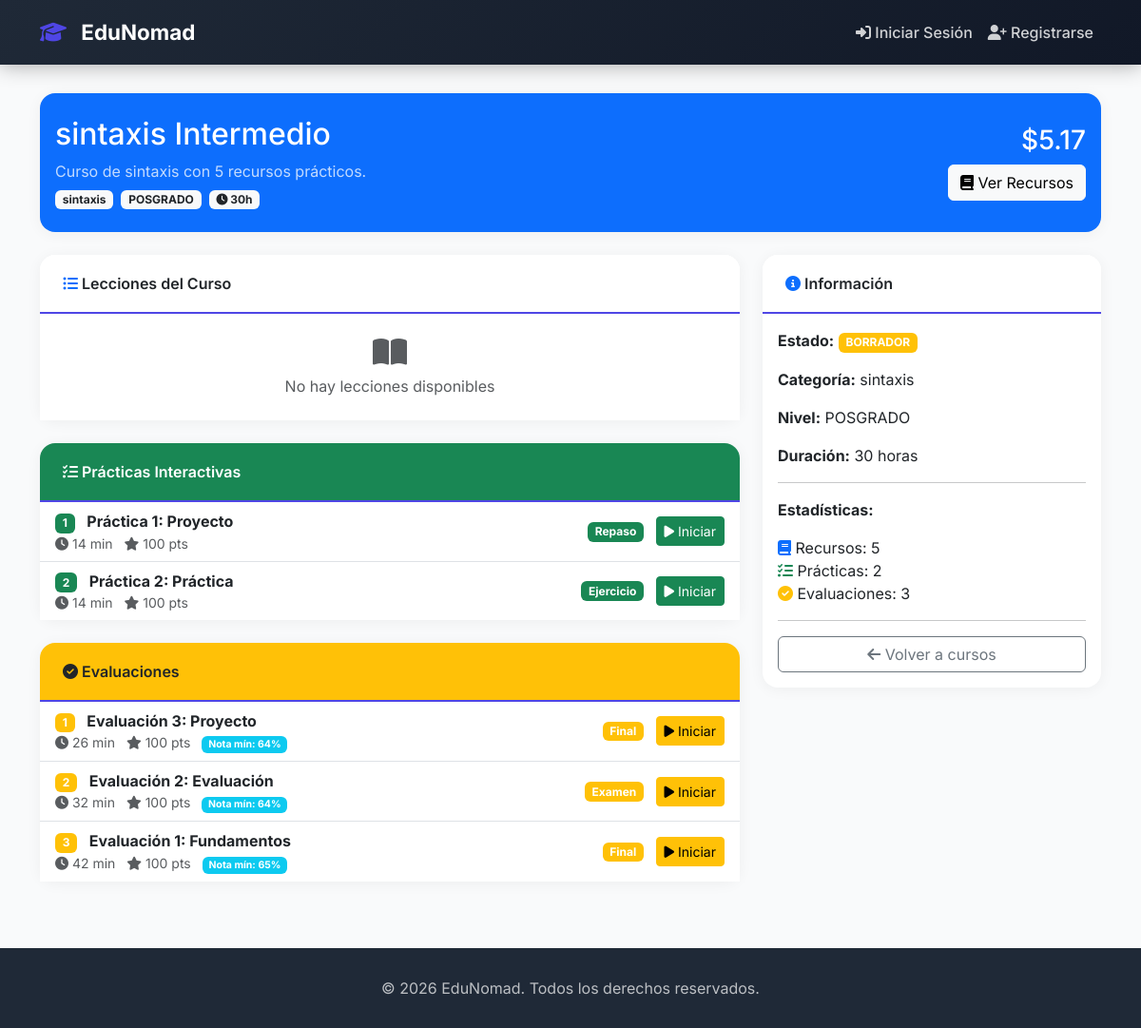
/cursos/35/, run on the app's committed database.
### apps/core/models.py (models this page shows, shortened)
class Curso(models.Model):
    NIVELES = [
        ('PRIMARIA', 'Primaria'),
        ('SECUNDARIA', 'Secundaria'),
        ('BACHILLERATO', 'Bachillerato'),
        ('UNIVERSITARIO', 'Universitario'),
        ('POSGRADO', 'Posgrado'),
        ('LIBRE', 'Libre'),
    ]
    ESTADOS = [
        ('BORRADOR', 'Borrador'),
        ('PUBLICADO', 'Publicado'),
        ('ARCHIVADO', 'Archivado'),
    ]
    titulo = models.CharField(max_length=200)
    slug = models.SlugField(max_length=200, unique=True, blank=True)
    descripcion = models.TextField()
    categoria = models.CharField(max_length=100, db_index=True)
    nivel = models.CharField(max_length=20, choices=NIVELES, default='LIBRE')
    estado = models.CharField(max_length=20, choices=ESTADOS, default='BORRADOR')
    duracion_horas = models.IntegerField(default=10)
    recursos = models.ManyToManyField(RecursoEducativo, related_name='cursos', blank=True)
    fecha_creacion = models.DateTimeField(auto_now_add=True)
    fecha_actualizacion = models.DateTimeField(auto_now=True)
    imagen_url = models.URLField(blank=True, null=True)
    palabras_clave = models.CharField(max_length=500, blank=True)
    precio = models.DecimalField(max_digits=10, decimal_places=2, default=0.00)
    class Meta:
        ordering = ['-fecha_creacion']
        indexes = [
            models.Index(fields=['categoria']),
            models.Index(fields=['nivel']),
            models.Index(fields=['estado']),
        ]

class Practica(models.Model):
    TIPOS = [
        ('EJERCICIO', 'Ejercicio'),
        ('QUIZ', 'Quiz'),
        ('DIAGNOSTICO', 'Diagnóstico'),
        ('REPASO', 'Repaso'),
    ]
    leccion = models.ForeignKey('language_practice.Lesson', on_delete=models.CASCADE,
                                related_name='practicas', null=True, blank=True)
    curso = models.ForeignKey('Curso', on_delete=models.CASCADE, related_name='practicas')
    titulo = models.CharField(max_length=200)
    descripcion = models.TextField(blank=True, null=True)
    tipo = models.CharField(max_length=20, choices=TIPOS, default='EJERCICIO')
    preguntas = models.JSONField(default=list, blank=True)
    puntaje_maximo = models.IntegerField(default=100)
    duracion_minutos = models.IntegerField(default=15)
    orden = models.IntegerField(default=0)
    is_active = models.BooleanField(default=True)
    fecha_creacion = models.DateTimeField(auto_now_add=True)
    class Meta:
        ordering = ['orden', 'fecha_creacion']

class Evaluacion(models.Model):
    TIPOS = [
        ('EXAMEN', 'Examen'),
        ('PRACTICA', 'Práctica'),
        ('PROYECTO', 'Proyecto'),
        ('FINAL', 'Final'),
    ]
    leccion = models.ForeignKey('language_practice.Lesson', on_delete=models.CASCADE,
                                related_name='evaluaciones', null=True, blank=True)
    curso = models.ForeignKey('Curso', on_delete=models.CASCADE, related_name='evaluaciones')
    titulo = models.CharField(max_length=200)
    descripcion = models.TextField(blank=True, null=True)
    tipo = models.CharField(max_length=20, choices=TIPOS, default='EXAMEN')
    preguntas = models.JSONField(default=list, blank=True)
    puntaje_maximo = models.IntegerField(default=100)
    duracion_minutos = models.IntegerField(default=30)
    nota_minima = models.IntegerField(default=60)
    fecha_publicacion = models.DateTimeField(auto_now_add=True)
    fecha_limite = models.DateTimeField(null=True, blank=True)
    is_active = models.BooleanField(default=True)
    class Meta:
        ordering = ['-fecha_publicacion']

### apps/core/views.py (the view)
# urls.py: path('cursos/<int:curso_id>/', detalle_curso, name='detalle_curso'),
def detalle_curso(request, curso_id):
    curso = get_object_or_404(Curso, id=curso_id)
    recursos = curso.recursos.all()
    try:
        from apps.language_practice.models import Course, Lesson
        course_lp = Course.objects.filter(title=curso.titulo).first()
        lecciones = Lesson.objects.filter(course=course_lp).order_by('order') if course_lp else []
    except:
        lecciones = []
    context = {
        'curso': curso,
        'recursos': recursos,
        'lecciones': lecciones,
        'total_recursos': recursos.count(),
        'total_lecciones': len(lecciones),
    }
    return render(request, 'lms/cursos/detalle.html', context)

### templates/lms/cursos/detalle.html (shortened to what this page needs)
{% extends "base.html" %}
{% block content %}
<div class="animate-fade-in">
    <div class="card bg-primary text-white mb-4">
        <div class="card-body py-4">
            <div class="row align-items-center">
                <div class="col-md-8">
                    <h2>{{ curso.titulo }}</h2>
                    <p class="mb-2 opacity-75">{{ curso.descripcion }}</p>
                    <div class="d-flex flex-wrap gap-2">
                        <span class="badge bg-light text-dark">{{ curso.categoria }}</span>
                        <span class="badge bg-light text-dark">{{ curso.nivel }}</span>
                        <span class="badge bg-light text-dark">
                            <i class="fas fa-clock"></i> {{ curso.duracion_horas }}h
                        </span>
                    </div>
                </div>
                <div class="col-md-4 text-end">
                    <h3 class="text-white">${{ curso.precio|floatformat:2 }}</h3>
                    <a href="/recursos/?curso={{ curso.id }}" class="btn btn-light">
                        <i class="fas fa-book"></i> Ver Recursos
                    </a>
                </div>
            </div>
        </div>
    </div>
    <div class="row">
        <div class="col-lg-8">
            <div class="card mb-4">
                <div class="card-header">
                    <i class="fas fa-list-ul text-primary"></i> Lecciones del Curso
                </div>
                <div class="card-body p-0">
                    <div class="list-group list-group-flush">
                        {% for leccion in lecciones %}
                        <div class="list-group-item">
                            <div class="d-flex justify-content-between align-items-center">
                                <div>
                                    <span class="badge bg-primary me-2">{{ forloop.counter }}</span>
                                    <strong>{{ leccion.title }}</strong>
                                </div>
                                <div>
                                    <span class="badge bg-secondary me-2">Lección</span>
                                    <button class="btn btn-sm btn-outline-primary" onclick="alert('Lección en desarrollo')">
                                        <i class="fas fa-play"></i> Ver
                                    </button>
                                </div>
                            </div>
                        </div>
                        {% empty %}
                        <div class="list-group-item text-center text-muted py-4">
                            <i class="fas fa-book-open fa-2x mb-2 d-block"></i>
                            No hay lecciones disponibles
                        </div>
                        {% endfor %}
                    </div>
                </div>
            </div>
            <div class="card mb-4">
                <div class="card-header bg-success text-white">
                    <i class="fas fa-tasks"></i> Prácticas Interactivas
                </div>
                <div class="card-body p-0">
                    <div class="list-group list-group-flush">
                        {% for practica in curso.practicas.all %}
                        <div class="list-group-item">
                            <div class="d-flex justify-content-between align-items-center">
                                <div>
                                    <span class="badge bg-success me-2">{{ forloop.counter }}</span>
                                    <strong>{{ practica.titulo }}</strong>
                                    <div class="small text-muted">
                                        <i class="fas fa-clock"></i> {{ practica.duracion_minutos }} min
                                        <i class="fas fa-star ms-2"></i> {{ practica.puntaje_maximo }} pts
                                    </div>
                                </div>
                                <div>
                                    <span class="badge bg-success me-2">{{ practica.get_tipo_display }}</span>
                                    <a href="/practicas/{{ practica.id }}/" class="btn btn-sm btn-success">
                                        <i class="fas fa-play"></i> Iniciar
                                    </a>
                                </div>
                            </div>
                        </div>
                        {% empty %}
                        <div class="list-group-item text-center text-muted py-3">
                            No hay prácticas disponibles
                        </div>
                        {% endfor %}
                    </div>
                </div>
            </div>
            <div class="card">
                <div class="card-header bg-warning text-dark">
                    <i class="fas fa-check-circle"></i> Evaluaciones
                </div>
                <div class="card-body p-0">
                    <div class="list-group list-group-flush">
                        {% for evaluacion in curso.evaluaciones.all %}
                        <div class="list-group-item">
                            <div class="d-flex justify-content-between align-items-center">
                                <div>
                                    <span class="badge bg-warning me-2">{{ forloop.counter }}</span>
                                    <strong>{{ evaluacion.titulo }}</strong>
                                    <div class="small text-muted">
                                        <i class="fas fa-clock"></i> {{ evaluacion.duracion_minutos }} min
                                        <i class="fas fa-star ms-2"></i> {{ evaluacion.puntaje_maximo }} pts
                                        <span class="ms-2 badge bg-info">Nota mín: {{ evaluacion.nota_minima }}%</span>
                                    </div>
                                </div>
                                <div>
                                    <span class="badge bg-warning me-2">{{ evaluacion.get_tipo_display }}</span>
                                    <a href="/evaluaciones/{{ evaluacion.id }}/" class="btn btn-sm btn-warning">
                                        <i class="fas fa-play"></i> Iniciar
                                    </a>
                                </div>
                            </div>
                        </div>
                        {% empty %}
                        <div class="list-group-item text-center text-muted py-3">
                            No hay evaluaciones disponibles
                        </div>
                        {% endfor %}
                    </div>
                </div>
            </div>
        </div>
        <div class="col-lg-4">
            <div class="card">
                <div class="card-header">
                    <i class="fas fa-info-circle text-primary"></i> Información
                </div>
                <div class="card-body">
                    <p><strong>Estado:</strong>
                        <span class="badge {% if curso.estado == 'PUBLICADO' %}bg-success{% else %}bg-warning{% endif %}">
                            {{ curso.estado }}
                        </span>
                    </p>
                    <p><strong>Categoría:</strong> {{ curso.categoria }}</p>
                    <p><strong>Nivel:</strong> {{ curso.nivel }}</p>
                    <p><strong>Duración:</strong> {{ curso.duracion_horas }} horas</p>
                    <hr>
                    <p><strong>Estadísticas:</strong></p>
                    <ul class="list-unstyled">
                        <li><i class="fas fa-book text-primary"></i> Recursos: {{ curso.recursos.count }}</li>
                        <li><i class="fas fa-tasks text-success"></i> Prácticas: {{ curso.practicas.count }}</li>
                        <li><i class="fas fa-check-circle text-warning"></i> Evaluaciones: {{ curso.evaluaciones.count }}</li>
                    </ul>
                    <hr>
                    <a href="/cursos/" class="btn btn-outline-secondary w-100">
                        <i class="fas fa-arrow-left"></i> Volver a cursos
                    </a>
                </div>
            </div>
        </div>
    </div>
</div>
{% endblock %}

### templates/base.html (style rules this page uses)
:root { --primary: #4F46E5; --primary-dark: #4338CA; --success: #10B981; --warning: #F59E0B; --danger: #EF4444; --info: #3B82F6; --dark: #1F2937; --gray: #6B7280; --light: #F3F4F6; }
* { margin: 0; padding: 0; box-sizing: border-box; }
body { font-family: 'Inter', 'Segoe UI', Tahoma, Geneva, Verdana, sans-serif; background: #F9FAFB; min-height: 100vh; }
.card { border: none; border-radius: 16px; box-shadow: 0 2px 15px rgba(0,0,0,0.05); transition: all 0.3s ease; background: white; }
.card-header { background: white; border-bottom: 2px solid var(--primary); font-weight: 600; padding: 18px 24px; border-radius: 16px 16px 0 0 !important; }
.animate-fade-in { animation: fadeInUp 0.5s ease forwards; }

### data on the page
Curso: titulo "sintaxis Intermedio", descripcion "Curso de sintaxis con 5 recursos prácticos.", categoria "sintaxis", nivel "POSGRADO", duracion_horas "30", precio "5.17", estado "BORRADOR", recursos.count "5", practicas.count "2", evaluaciones.count "3"
Practica: titulo "Práctica 1: Proyecto", duracion_minutos "14", puntaje_maximo "100", tipo "Repaso"
Practica: titulo "Práctica 2: Práctica", duracion_minutos "14", puntaje_maximo "100", tipo "Ejercicio"
Evaluacion: titulo "Evaluación 3: Proyecto", duracion_minutos "26", puntaje_maximo "100", nota_minima "64", tipo "Final"
Evaluacion: titulo "Evaluación 2: Evaluación", duracion_minutos "32", puntaje_maximo "100", nota_minima "64", tipo "Examen"
Evaluacion: titulo "Evaluación 1: Fundamentos", duracion_minutos "42", puntaje_maximo "100", nota_minima "65", tipo "Final"
